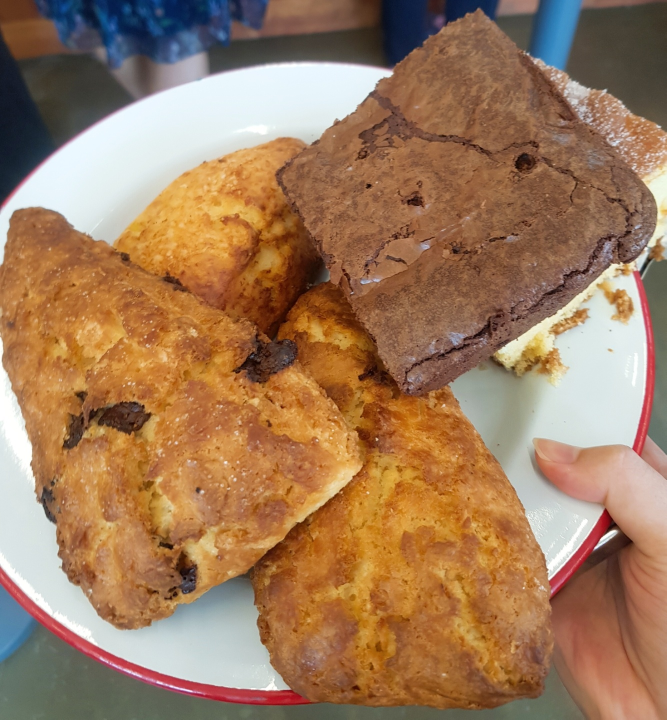
#> input picture assignment/week9_ass_SIFT & SURF 시간 성능 비교/bread.jpg, 1333 x 1439 px (shown at 1/2 size)
$ python 'sift_surf_속도측정.py'
#> lines starting #> are read from the running program, lines starting #| are printed output that depends on the picture
import cv2
import numpy as np
import util
import time

#filepath = 'sky (2).jpg'
filepath = 'bread.jpg'
img = cv2.imread(filepath)
#> img is the input picture: shape (1439, 1333, 3); mean B, G, R 92.2, 122.7, 158.8
gray = cv2.cvtColor(img, cv2.COLOR_BGR2GRAY)
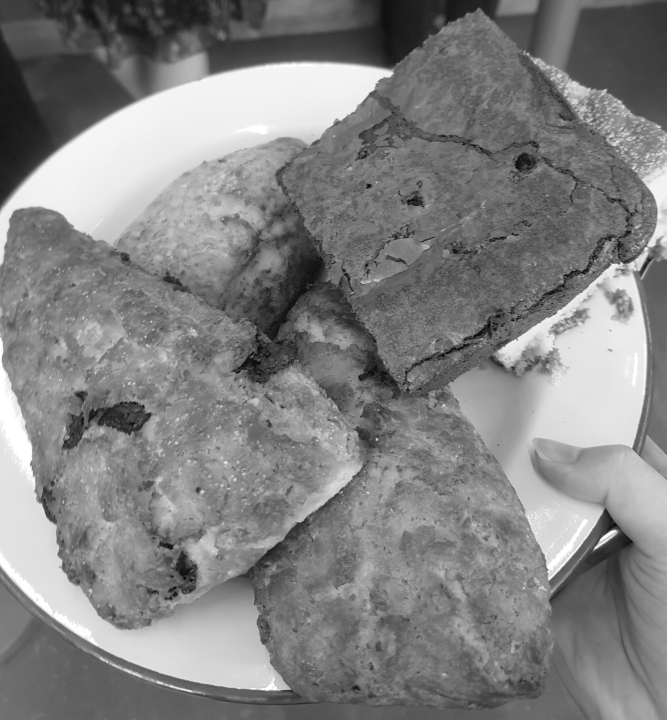
#> gray: shape (1439, 1333) (shown at 1/2 size); min 3, max 255, mean 130

sift = cv2.xfeatures2d.SIFT_create()  # SIFT 검출기 생성
#> (the run stopped early here; a loop or call above may not have finished)

$ run again, with assignment/week9_ass_SIFT & SURF 시간 성능 비교/sky (1).jpg copied over assignment/week9_ass_SIFT & SURF 시간 성능 비교/bread.jpg
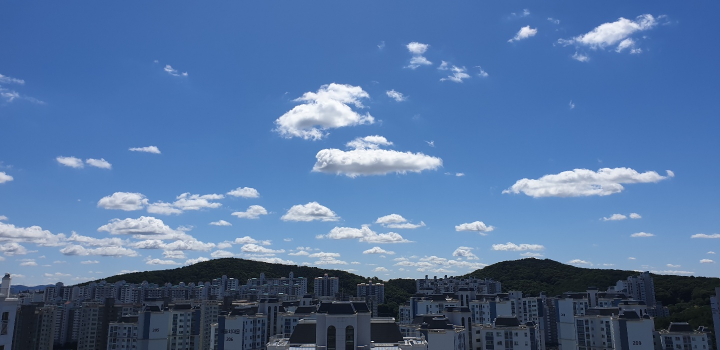
#> input picture assignment/week9_ass_SIFT & SURF 시간 성능 비교/sky (1).jpg, 1440 x 700 px (shown at 1/2 size)
#> img is the input picture: shape (700, 1440, 3); mean B, G, R 159.7, 115.5, 83.9
#> `gray = cv2.cvtColor(img, cv2.COLOR_BGR2GRAY)`:
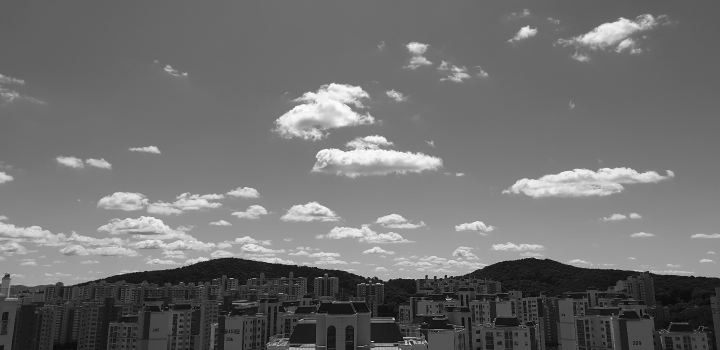
#> gray: shape (700, 1440) (shown at 1/2 size); min 1, max 255, mean 111.1

$ run again, with assignment/week9_ass_SIFT & SURF 시간 성능 비교/sky (2).jpg copied over assignment/week9_ass_SIFT & SURF 시간 성능 비교/bread.jpg
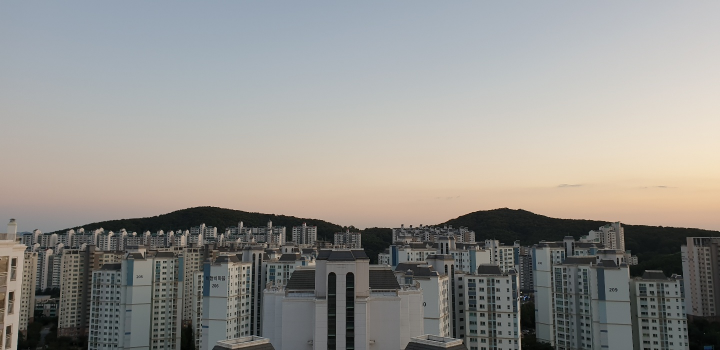
#> input picture assignment/week9_ass_SIFT & SURF 시간 성능 비교/sky (2).jpg, 1440 x 700 px (shown at 1/2 size)
#> img is the input picture: shape (700, 1440, 3); mean B, G, R 141.9, 145.7, 147.3
#> `gray = cv2.cvtColor(img, cv2.COLOR_BGR2GRAY)`:
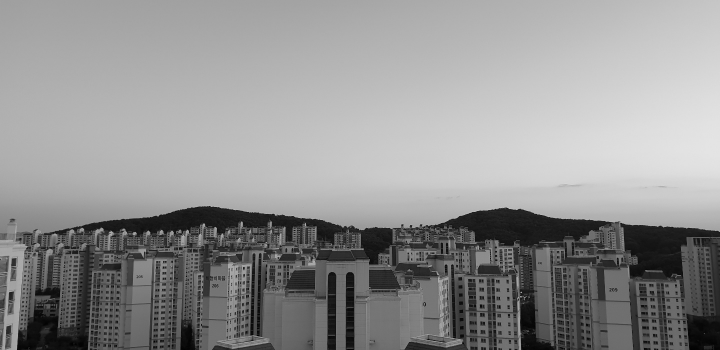
#> gray: shape (700, 1440) (shown at 1/2 size); min 0, max 253, mean 145.8
